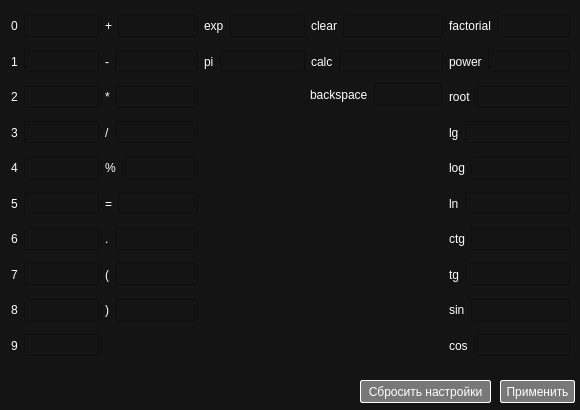
<?xml version="1.0" encoding="UTF-8"?>
<ui version="4.0">
 <class>Dialog</class>
 <widget class="QDialog" name="Dialog">
  <property name="geometry">
   <rect>
    <x>0</x>
    <y>0</y>
    <width>580</width>
    <height>410</height>
   </rect>
  </property>
  <property name="minimumSize">
   <size>
    <width>580</width>
    <height>410</height>
   </size>
  </property>
  <property name="maximumSize">
   <size>
    <width>580</width>
    <height>410</height>
   </size>
  </property>
  <property name="windowTitle">
   <string>calculator</string>
  </property>
  <property name="windowIcon">
   <iconset>
    <normaloff>icon.png</normaloff>icon.png</iconset>
  </property>
  <property name="styleSheet">
   <string notr="true">background-color: rgb(20, 20, 20);</string>
  </property>
  <widget class="QPushButton" name="btn_accept">
   <property name="geometry">
    <rect>
     <x>500</x>
     <y>380</y>
     <width>75</width>
     <height>23</height>
    </rect>
   </property>
   <property name="styleSheet">
    <string notr="true">QPushButton {
	color: rgb(255, 255, 255);
	border: 1px solid #fff;
	border-radius: 2px;
	background-color: rgb(120, 120, 120);
}
QPushButton:hover {
	color: rgb(255, 255, 255);
	background-color: rgb(100, 100, 100);
}
QPushButton:pressed {
	color: rgb(255, 255, 255);
	background-color: rgb(50, 50, 50);
}</string>
   </property>
   <property name="text">
    <string>Применить</string>
   </property>
  </widget>
  <widget class="QPushButton" name="btn_default_settings">
   <property name="geometry">
    <rect>
     <x>360</x>
     <y>380</y>
     <width>131</width>
     <height>23</height>
    </rect>
   </property>
   <property name="styleSheet">
    <string notr="true">QPushButton {
	color: rgb(255, 255, 255);
	border: 1px solid #fff;
	border-radius: 2px;
	background-color: rgb(120, 120, 120);
}
QPushButton:hover {
	color: rgb(255, 255, 255);
	background-color: rgb(100, 100, 100);
}
QPushButton:pressed {
	color: rgb(255, 255, 255);
	background-color: rgb(50, 50, 50);
}</string>
   </property>
   <property name="text">
    <string>Сбросить настройки</string>
   </property>
  </widget>
  <widget class="QWidget" name="layoutWidget">
   <property name="geometry">
    <rect>
     <x>11</x>
     <y>47</y>
     <width>88</width>
     <height>29</height>
    </rect>
   </property>
   <layout class="QHBoxLayout" name="horizontalLayout_2">
    <item>
     <widget class="QLabel" name="lbl_1">
      <property name="styleSheet">
       <string notr="true">color: rgb(255, 255, 255);</string>
      </property>
      <property name="text">
       <string>1</string>
      </property>
     </widget>
    </item>
    <item>
     <widget class="QLineEdit" name="hotkey_1">
      <property name="styleSheet">
       <string notr="true">color: rgb(255, 255, 255);</string>
      </property>
      <property name="alignment">
       <set>Qt::AlignRight|Qt::AlignTrailing|Qt::AlignVCenter</set>
      </property>
     </widget>
    </item>
   </layout>
  </widget>
  <widget class="QWidget" name="layoutWidget_2">
   <property name="geometry">
    <rect>
     <x>11</x>
     <y>82</y>
     <width>88</width>
     <height>30</height>
    </rect>
   </property>
   <layout class="QHBoxLayout" name="horizontalLayout_3">
    <item>
     <widget class="QLabel" name="lbl_2">
      <property name="styleSheet">
       <string notr="true">color: rgb(255, 255, 255);</string>
      </property>
      <property name="text">
       <string>2</string>
      </property>
     </widget>
    </item>
    <item>
     <widget class="QLineEdit" name="hotkey_2">
      <property name="styleSheet">
       <string notr="true">color: rgb(255, 255, 255);</string>
      </property>
      <property name="alignment">
       <set>Qt::AlignRight|Qt::AlignTrailing|Qt::AlignVCenter</set>
      </property>
     </widget>
    </item>
   </layout>
  </widget>
  <widget class="QWidget" name="layoutWidget_3">
   <property name="geometry">
    <rect>
     <x>11</x>
     <y>118</y>
     <width>88</width>
     <height>29</height>
    </rect>
   </property>
   <layout class="QHBoxLayout" name="horizontalLayout_4">
    <item>
     <widget class="QLabel" name="lbl_3">
      <property name="styleSheet">
       <string notr="true">color: rgb(255, 255, 255);</string>
      </property>
      <property name="text">
       <string>3</string>
      </property>
     </widget>
    </item>
    <item>
     <widget class="QLineEdit" name="hotkey_3">
      <property name="styleSheet">
       <string notr="true">color: rgb(255, 255, 255);</string>
      </property>
      <property name="alignment">
       <set>Qt::AlignRight|Qt::AlignTrailing|Qt::AlignVCenter</set>
      </property>
     </widget>
    </item>
   </layout>
  </widget>
  <widget class="QWidget" name="layoutWidget_4">
   <property name="geometry">
    <rect>
     <x>11</x>
     <y>153</y>
     <width>88</width>
     <height>30</height>
    </rect>
   </property>
   <layout class="QHBoxLayout" name="horizontalLayout_5">
    <item>
     <widget class="QLabel" name="lbl_4">
      <property name="styleSheet">
       <string notr="true">color: rgb(255, 255, 255);</string>
      </property>
      <property name="text">
       <string>4</string>
      </property>
     </widget>
    </item>
    <item>
     <widget class="QLineEdit" name="hotkey_4">
      <property name="styleSheet">
       <string notr="true">color: rgb(255, 255, 255);</string>
      </property>
      <property name="alignment">
       <set>Qt::AlignRight|Qt::AlignTrailing|Qt::AlignVCenter</set>
      </property>
     </widget>
    </item>
   </layout>
  </widget>
  <widget class="QWidget" name="layoutWidget_5">
   <property name="geometry">
    <rect>
     <x>11</x>
     <y>189</y>
     <width>88</width>
     <height>29</height>
    </rect>
   </property>
   <layout class="QHBoxLayout" name="horizontalLayout_6">
    <item>
     <widget class="QLabel" name="lbl_5">
      <property name="styleSheet">
       <string notr="true">color: rgb(255, 255, 255);</string>
      </property>
      <property name="text">
       <string>5</string>
      </property>
     </widget>
    </item>
    <item>
     <widget class="QLineEdit" name="hotkey_5">
      <property name="styleSheet">
       <string notr="true">color: rgb(255, 255, 255);</string>
      </property>
      <property name="alignment">
       <set>Qt::AlignRight|Qt::AlignTrailing|Qt::AlignVCenter</set>
      </property>
     </widget>
    </item>
   </layout>
  </widget>
  <widget class="QWidget" name="layoutWidget_6">
   <property name="geometry">
    <rect>
     <x>11</x>
     <y>224</y>
     <width>88</width>
     <height>30</height>
    </rect>
   </property>
   <layout class="QHBoxLayout" name="horizontalLayout_7">
    <item>
     <widget class="QLabel" name="lbl_6">
      <property name="styleSheet">
       <string notr="true">color: rgb(255, 255, 255);</string>
      </property>
      <property name="text">
       <string>6</string>
      </property>
     </widget>
    </item>
    <item>
     <widget class="QLineEdit" name="hotkey_6">
      <property name="styleSheet">
       <string notr="true">color: rgb(255, 255, 255);</string>
      </property>
      <property name="alignment">
       <set>Qt::AlignRight|Qt::AlignTrailing|Qt::AlignVCenter</set>
      </property>
     </widget>
    </item>
   </layout>
  </widget>
  <widget class="QWidget" name="layoutWidget_7">
   <property name="geometry">
    <rect>
     <x>11</x>
     <y>260</y>
     <width>88</width>
     <height>29</height>
    </rect>
   </property>
   <layout class="QHBoxLayout" name="horizontalLayout_8">
    <item>
     <widget class="QLabel" name="lbl_7">
      <property name="styleSheet">
       <string notr="true">color: rgb(255, 255, 255);</string>
      </property>
      <property name="text">
       <string>7</string>
      </property>
     </widget>
    </item>
    <item>
     <widget class="QLineEdit" name="hotkey_7">
      <property name="styleSheet">
       <string notr="true">color: rgb(255, 255, 255);</string>
      </property>
      <property name="alignment">
       <set>Qt::AlignRight|Qt::AlignTrailing|Qt::AlignVCenter</set>
      </property>
     </widget>
    </item>
   </layout>
  </widget>
  <widget class="QWidget" name="layoutWidget_8">
   <property name="geometry">
    <rect>
     <x>11</x>
     <y>295</y>
     <width>88</width>
     <height>30</height>
    </rect>
   </property>
   <layout class="QHBoxLayout" name="horizontalLayout_9">
    <item>
     <widget class="QLabel" name="lbl_8">
      <property name="styleSheet">
       <string notr="true">color: rgb(255, 255, 255);</string>
      </property>
      <property name="text">
       <string>8</string>
      </property>
     </widget>
    </item>
    <item>
     <widget class="QLineEdit" name="hotkey_8">
      <property name="styleSheet">
       <string notr="true">color: rgb(255, 255, 255);</string>
      </property>
      <property name="alignment">
       <set>Qt::AlignRight|Qt::AlignTrailing|Qt::AlignVCenter</set>
      </property>
     </widget>
    </item>
   </layout>
  </widget>
  <widget class="QWidget" name="layoutWidget_9">
   <property name="geometry">
    <rect>
     <x>11</x>
     <y>331</y>
     <width>88</width>
     <height>29</height>
    </rect>
   </property>
   <layout class="QHBoxLayout" name="horizontalLayout_10">
    <item>
     <widget class="QLabel" name="lbl_9">
      <property name="styleSheet">
       <string notr="true">color: rgb(255, 255, 255);</string>
      </property>
      <property name="text">
       <string>9</string>
      </property>
     </widget>
    </item>
    <item>
     <widget class="QLineEdit" name="hotkey_9">
      <property name="styleSheet">
       <string notr="true">color: rgb(255, 255, 255);</string>
      </property>
      <property name="alignment">
       <set>Qt::AlignRight|Qt::AlignTrailing|Qt::AlignVCenter</set>
      </property>
     </widget>
    </item>
   </layout>
  </widget>
  <widget class="QWidget" name="layoutWidget_10">
   <property name="geometry">
    <rect>
     <x>105</x>
     <y>11</y>
     <width>93</width>
     <height>30</height>
    </rect>
   </property>
   <layout class="QHBoxLayout" name="horizontalLayout_11">
    <item>
     <widget class="QLabel" name="lbl_add">
      <property name="styleSheet">
       <string notr="true">color: rgb(255, 255, 255);</string>
      </property>
      <property name="text">
       <string>+</string>
      </property>
     </widget>
    </item>
    <item>
     <widget class="QLineEdit" name="hotkey_add">
      <property name="styleSheet">
       <string notr="true">color: rgb(255, 255, 255);</string>
      </property>
      <property name="alignment">
       <set>Qt::AlignRight|Qt::AlignTrailing|Qt::AlignVCenter</set>
      </property>
     </widget>
    </item>
   </layout>
  </widget>
  <widget class="QWidget" name="layoutWidget_11">
   <property name="geometry">
    <rect>
     <x>105</x>
     <y>47</y>
     <width>93</width>
     <height>29</height>
    </rect>
   </property>
   <layout class="QHBoxLayout" name="horizontalLayout_12">
    <item>
     <widget class="QLabel" name="lbl_sub">
      <property name="styleSheet">
       <string notr="true">color: rgb(255, 255, 255);</string>
      </property>
      <property name="text">
       <string>-</string>
      </property>
     </widget>
    </item>
    <item>
     <widget class="QLineEdit" name="hotkey_sub">
      <property name="styleSheet">
       <string notr="true">color: rgb(255, 255, 255);</string>
      </property>
      <property name="alignment">
       <set>Qt::AlignRight|Qt::AlignTrailing|Qt::AlignVCenter</set>
      </property>
     </widget>
    </item>
   </layout>
  </widget>
  <widget class="QWidget" name="layoutWidget_12">
   <property name="geometry">
    <rect>
     <x>105</x>
     <y>82</y>
     <width>93</width>
     <height>30</height>
    </rect>
   </property>
   <layout class="QHBoxLayout" name="horizontalLayout_13">
    <item>
     <widget class="QLabel" name="lbl_mul">
      <property name="styleSheet">
       <string notr="true">color: rgb(255, 255, 255);</string>
      </property>
      <property name="text">
       <string>*</string>
      </property>
     </widget>
    </item>
    <item>
     <widget class="QLineEdit" name="hotkey_mul">
      <property name="styleSheet">
       <string notr="true">color: rgb(255, 255, 255);</string>
      </property>
      <property name="alignment">
       <set>Qt::AlignRight|Qt::AlignTrailing|Qt::AlignVCenter</set>
      </property>
     </widget>
    </item>
   </layout>
  </widget>
  <widget class="QWidget" name="layoutWidget_13">
   <property name="geometry">
    <rect>
     <x>105</x>
     <y>118</y>
     <width>93</width>
     <height>29</height>
    </rect>
   </property>
   <layout class="QHBoxLayout" name="horizontalLayout_14">
    <item>
     <widget class="QLabel" name="lbl_div">
      <property name="styleSheet">
       <string notr="true">color: rgb(255, 255, 255);</string>
      </property>
      <property name="text">
       <string>/</string>
      </property>
     </widget>
    </item>
    <item>
     <widget class="QLineEdit" name="hotkey_div">
      <property name="styleSheet">
       <string notr="true">color: rgb(255, 255, 255);</string>
      </property>
      <property name="alignment">
       <set>Qt::AlignRight|Qt::AlignTrailing|Qt::AlignVCenter</set>
      </property>
     </widget>
    </item>
   </layout>
  </widget>
  <widget class="QWidget" name="layoutWidget_14">
   <property name="geometry">
    <rect>
     <x>105</x>
     <y>153</y>
     <width>93</width>
     <height>30</height>
    </rect>
   </property>
   <layout class="QHBoxLayout" name="horizontalLayout_15">
    <item>
     <widget class="QLabel" name="lbl_percent">
      <property name="styleSheet">
       <string notr="true">color: rgb(255, 255, 255);</string>
      </property>
      <property name="text">
       <string>%</string>
      </property>
     </widget>
    </item>
    <item>
     <widget class="QLineEdit" name="hotkey_percent">
      <property name="styleSheet">
       <string notr="true">color: rgb(255, 255, 255);</string>
      </property>
      <property name="alignment">
       <set>Qt::AlignRight|Qt::AlignTrailing|Qt::AlignVCenter</set>
      </property>
     </widget>
    </item>
   </layout>
  </widget>
  <widget class="QWidget" name="layoutWidget_15">
   <property name="geometry">
    <rect>
     <x>105</x>
     <y>189</y>
     <width>93</width>
     <height>29</height>
    </rect>
   </property>
   <layout class="QHBoxLayout" name="horizontalLayout_16">
    <item>
     <widget class="QLabel" name="lbl_equal">
      <property name="styleSheet">
       <string notr="true">color: rgb(255, 255, 255);</string>
      </property>
      <property name="text">
       <string>=</string>
      </property>
     </widget>
    </item>
    <item>
     <widget class="QLineEdit" name="hotkey_equal">
      <property name="styleSheet">
       <string notr="true">color: rgb(255, 255, 255);</string>
      </property>
      <property name="alignment">
       <set>Qt::AlignRight|Qt::AlignTrailing|Qt::AlignVCenter</set>
      </property>
     </widget>
    </item>
   </layout>
  </widget>
  <widget class="QWidget" name="layoutWidget_16">
   <property name="geometry">
    <rect>
     <x>105</x>
     <y>224</y>
     <width>93</width>
     <height>30</height>
    </rect>
   </property>
   <layout class="QHBoxLayout" name="horizontalLayout_18">
    <item>
     <widget class="QLabel" name="lbl_dot">
      <property name="styleSheet">
       <string notr="true">color: rgb(255, 255, 255);</string>
      </property>
      <property name="text">
       <string>.</string>
      </property>
     </widget>
    </item>
    <item>
     <widget class="QLineEdit" name="hotkey_dot">
      <property name="styleSheet">
       <string notr="true">color: rgb(255, 255, 255);</string>
      </property>
      <property name="alignment">
       <set>Qt::AlignRight|Qt::AlignTrailing|Qt::AlignVCenter</set>
      </property>
     </widget>
    </item>
   </layout>
  </widget>
  <widget class="QWidget" name="layoutWidget_17">
   <property name="geometry">
    <rect>
     <x>105</x>
     <y>260</y>
     <width>93</width>
     <height>29</height>
    </rect>
   </property>
   <layout class="QHBoxLayout" name="horizontalLayout_19">
    <item>
     <widget class="QLabel" name="lbl_left_br">
      <property name="styleSheet">
       <string notr="true">color: rgb(255, 255, 255);</string>
      </property>
      <property name="text">
       <string>(</string>
      </property>
     </widget>
    </item>
    <item>
     <widget class="QLineEdit" name="hotkey_left_br">
      <property name="styleSheet">
       <string notr="true">color: rgb(255, 255, 255);</string>
      </property>
      <property name="alignment">
       <set>Qt::AlignRight|Qt::AlignTrailing|Qt::AlignVCenter</set>
      </property>
     </widget>
    </item>
   </layout>
  </widget>
  <widget class="QWidget" name="layoutWidget_18">
   <property name="geometry">
    <rect>
     <x>105</x>
     <y>295</y>
     <width>93</width>
     <height>30</height>
    </rect>
   </property>
   <layout class="QHBoxLayout" name="horizontalLayout_20">
    <item>
     <widget class="QLabel" name="lbl_right_br">
      <property name="styleSheet">
       <string notr="true">color: rgb(255, 255, 255);</string>
      </property>
      <property name="text">
       <string>)</string>
      </property>
     </widget>
    </item>
    <item>
     <widget class="QLineEdit" name="hotkey_right_br">
      <property name="styleSheet">
       <string notr="true">color: rgb(255, 255, 255);</string>
      </property>
      <property name="alignment">
       <set>Qt::AlignRight|Qt::AlignTrailing|Qt::AlignVCenter</set>
      </property>
     </widget>
    </item>
   </layout>
  </widget>
  <widget class="QWidget" name="layoutWidget_19">
   <property name="geometry">
    <rect>
     <x>204</x>
     <y>11</y>
     <width>101</width>
     <height>30</height>
    </rect>
   </property>
   <layout class="QHBoxLayout" name="horizontalLayout_21">
    <item>
     <widget class="QLabel" name="lbl_exp">
      <property name="styleSheet">
       <string notr="true">color: rgb(255, 255, 255);</string>
      </property>
      <property name="text">
       <string>exp</string>
      </property>
     </widget>
    </item>
    <item>
     <widget class="QLineEdit" name="hotkey_exp">
      <property name="styleSheet">
       <string notr="true">color: rgb(255, 255, 255);</string>
      </property>
      <property name="alignment">
       <set>Qt::AlignRight|Qt::AlignTrailing|Qt::AlignVCenter</set>
      </property>
     </widget>
    </item>
   </layout>
  </widget>
  <widget class="QWidget" name="layoutWidget_20">
   <property name="geometry">
    <rect>
     <x>204</x>
     <y>47</y>
     <width>101</width>
     <height>29</height>
    </rect>
   </property>
   <layout class="QHBoxLayout" name="horizontalLayout_22">
    <item>
     <widget class="QLabel" name="lbl_pi">
      <property name="styleSheet">
       <string notr="true">color: rgb(255, 255, 255);</string>
      </property>
      <property name="text">
       <string>pi</string>
      </property>
     </widget>
    </item>
    <item>
     <widget class="QLineEdit" name="hotkey_pi">
      <property name="styleSheet">
       <string notr="true">color: rgb(255, 255, 255);</string>
      </property>
      <property name="alignment">
       <set>Qt::AlignRight|Qt::AlignTrailing|Qt::AlignVCenter</set>
      </property>
     </widget>
    </item>
   </layout>
  </widget>
  <widget class="QWidget" name="layoutWidget_21">
   <property name="geometry">
    <rect>
     <x>311</x>
     <y>11</y>
     <width>132</width>
     <height>30</height>
    </rect>
   </property>
   <layout class="QHBoxLayout" name="horizontalLayout_23">
    <item>
     <widget class="QLabel" name="lbl_clear">
      <property name="styleSheet">
       <string notr="true">color: rgb(255, 255, 255);</string>
      </property>
      <property name="text">
       <string>clear</string>
      </property>
     </widget>
    </item>
    <item>
     <widget class="QLineEdit" name="hotkey_clear">
      <property name="styleSheet">
       <string notr="true">color: rgb(255, 255, 255);</string>
      </property>
      <property name="alignment">
       <set>Qt::AlignRight|Qt::AlignTrailing|Qt::AlignVCenter</set>
      </property>
     </widget>
    </item>
   </layout>
  </widget>
  <widget class="QWidget" name="layoutWidget_22">
   <property name="geometry">
    <rect>
     <x>311</x>
     <y>47</y>
     <width>132</width>
     <height>29</height>
    </rect>
   </property>
   <layout class="QHBoxLayout" name="horizontalLayout_24">
    <item>
     <widget class="QLabel" name="lbl_calc">
      <property name="styleSheet">
       <string notr="true">color: rgb(255, 255, 255);</string>
      </property>
      <property name="text">
       <string>calc</string>
      </property>
     </widget>
    </item>
    <item>
     <widget class="QLineEdit" name="hotkey_calc">
      <property name="styleSheet">
       <string notr="true">color: rgb(255, 255, 255);</string>
      </property>
      <property name="alignment">
       <set>Qt::AlignRight|Qt::AlignTrailing|Qt::AlignVCenter</set>
      </property>
     </widget>
    </item>
   </layout>
  </widget>
  <widget class="QWidget" name="layoutWidget_24">
   <property name="geometry">
    <rect>
     <x>449</x>
     <y>11</y>
     <width>121</width>
     <height>30</height>
    </rect>
   </property>
   <layout class="QHBoxLayout" name="horizontalLayout_26">
    <item>
     <widget class="QLabel" name="lbl_fact">
      <property name="styleSheet">
       <string notr="true">color: rgb(255, 255, 255);</string>
      </property>
      <property name="text">
       <string>factorial</string>
      </property>
     </widget>
    </item>
    <item>
     <widget class="QLineEdit" name="hotkey_fact">
      <property name="styleSheet">
       <string notr="true">color: rgb(255, 255, 255);</string>
      </property>
      <property name="alignment">
       <set>Qt::AlignRight|Qt::AlignTrailing|Qt::AlignVCenter</set>
      </property>
     </widget>
    </item>
   </layout>
  </widget>
  <widget class="QWidget" name="layoutWidget_25">
   <property name="geometry">
    <rect>
     <x>449</x>
     <y>47</y>
     <width>121</width>
     <height>29</height>
    </rect>
   </property>
   <layout class="QHBoxLayout" name="horizontalLayout_27">
    <item>
     <widget class="QLabel" name="lbl_pow">
      <property name="styleSheet">
       <string notr="true">color: rgb(255, 255, 255);</string>
      </property>
      <property name="text">
       <string>power</string>
      </property>
     </widget>
    </item>
    <item>
     <widget class="QLineEdit" name="hotkey_pow">
      <property name="styleSheet">
       <string notr="true">color: rgb(255, 255, 255);</string>
      </property>
      <property name="alignment">
       <set>Qt::AlignRight|Qt::AlignTrailing|Qt::AlignVCenter</set>
      </property>
     </widget>
    </item>
   </layout>
  </widget>
  <widget class="QWidget" name="layoutWidget_26">
   <property name="geometry">
    <rect>
     <x>449</x>
     <y>82</y>
     <width>121</width>
     <height>30</height>
    </rect>
   </property>
   <layout class="QHBoxLayout" name="horizontalLayout_28">
    <item>
     <widget class="QLabel" name="lbl_root">
      <property name="styleSheet">
       <string notr="true">color: rgb(255, 255, 255);</string>
      </property>
      <property name="text">
       <string>root</string>
      </property>
     </widget>
    </item>
    <item>
     <widget class="QLineEdit" name="hotkey_root">
      <property name="styleSheet">
       <string notr="true">color: rgb(255, 255, 255);</string>
      </property>
      <property name="alignment">
       <set>Qt::AlignRight|Qt::AlignTrailing|Qt::AlignVCenter</set>
      </property>
     </widget>
    </item>
   </layout>
  </widget>
  <widget class="QWidget" name="layoutWidget_27">
   <property name="geometry">
    <rect>
     <x>449</x>
     <y>118</y>
     <width>121</width>
     <height>29</height>
    </rect>
   </property>
   <layout class="QHBoxLayout" name="horizontalLayout_29">
    <item>
     <widget class="QLabel" name="lbl_lg">
      <property name="styleSheet">
       <string notr="true">color: rgb(255, 255, 255);</string>
      </property>
      <property name="text">
       <string>lg</string>
      </property>
     </widget>
    </item>
    <item>
     <widget class="QLineEdit" name="hotkey_lg">
      <property name="styleSheet">
       <string notr="true">color: rgb(255, 255, 255);</string>
      </property>
      <property name="alignment">
       <set>Qt::AlignRight|Qt::AlignTrailing|Qt::AlignVCenter</set>
      </property>
     </widget>
    </item>
   </layout>
  </widget>
  <widget class="QWidget" name="layoutWidget_28">
   <property name="geometry">
    <rect>
     <x>449</x>
     <y>153</y>
     <width>121</width>
     <height>30</height>
    </rect>
   </property>
   <layout class="QHBoxLayout" name="horizontalLayout_30">
    <item>
     <widget class="QLabel" name="lbl_log">
      <property name="styleSheet">
       <string notr="true">color: rgb(255, 255, 255);</string>
      </property>
      <property name="text">
       <string>log</string>
      </property>
     </widget>
    </item>
    <item>
     <widget class="QLineEdit" name="hotkey_log">
      <property name="styleSheet">
       <string notr="true">color: rgb(255, 255, 255);</string>
      </property>
      <property name="alignment">
       <set>Qt::AlignRight|Qt::AlignTrailing|Qt::AlignVCenter</set>
      </property>
     </widget>
    </item>
   </layout>
  </widget>
  <widget class="QWidget" name="layoutWidget_29">
   <property name="geometry">
    <rect>
     <x>449</x>
     <y>189</y>
     <width>121</width>
     <height>29</height>
    </rect>
   </property>
   <layout class="QHBoxLayout" name="horizontalLayout_31">
    <item>
     <widget class="QLabel" name="lbl_ln">
      <property name="styleSheet">
       <string notr="true">color: rgb(255, 255, 255);</string>
      </property>
      <property name="text">
       <string>ln</string>
      </property>
     </widget>
    </item>
    <item>
     <widget class="QLineEdit" name="hotkey_ln">
      <property name="styleSheet">
       <string notr="true">color: rgb(255, 255, 255);</string>
      </property>
      <property name="alignment">
       <set>Qt::AlignRight|Qt::AlignTrailing|Qt::AlignVCenter</set>
      </property>
     </widget>
    </item>
   </layout>
  </widget>
  <widget class="QWidget" name="layoutWidget_30">
   <property name="geometry">
    <rect>
     <x>449</x>
     <y>224</y>
     <width>121</width>
     <height>30</height>
    </rect>
   </property>
   <layout class="QHBoxLayout" name="horizontalLayout_32">
    <item>
     <widget class="QLabel" name="lbl_ctg">
      <property name="styleSheet">
       <string notr="true">color: rgb(255, 255, 255);</string>
      </property>
      <property name="text">
       <string>ctg</string>
      </property>
     </widget>
    </item>
    <item>
     <widget class="QLineEdit" name="hotkey_ctg">
      <property name="styleSheet">
       <string notr="true">color: rgb(255, 255, 255);</string>
      </property>
      <property name="alignment">
       <set>Qt::AlignRight|Qt::AlignTrailing|Qt::AlignVCenter</set>
      </property>
     </widget>
    </item>
   </layout>
  </widget>
  <widget class="QWidget" name="layoutWidget_31">
   <property name="geometry">
    <rect>
     <x>449</x>
     <y>260</y>
     <width>121</width>
     <height>29</height>
    </rect>
   </property>
   <layout class="QHBoxLayout" name="horizontalLayout_33">
    <item>
     <widget class="QLabel" name="lbl_tg">
      <property name="styleSheet">
       <string notr="true">color: rgb(255, 255, 255);</string>
      </property>
      <property name="text">
       <string>tg</string>
      </property>
     </widget>
    </item>
    <item>
     <widget class="QLineEdit" name="hotkey_tg">
      <property name="styleSheet">
       <string notr="true">color: rgb(255, 255, 255);</string>
      </property>
      <property name="alignment">
       <set>Qt::AlignRight|Qt::AlignTrailing|Qt::AlignVCenter</set>
      </property>
     </widget>
    </item>
   </layout>
  </widget>
  <widget class="QWidget" name="layoutWidget_32">
   <property name="geometry">
    <rect>
     <x>449</x>
     <y>295</y>
     <width>121</width>
     <height>30</height>
    </rect>
   </property>
   <layout class="QHBoxLayout" name="horizontalLayout_34">
    <item>
     <widget class="QLabel" name="lbl_sin">
      <property name="styleSheet">
       <string notr="true">color: rgb(255, 255, 255);</string>
      </property>
      <property name="text">
       <string>sin</string>
      </property>
     </widget>
    </item>
    <item>
     <widget class="QLineEdit" name="hotkey_sin">
      <property name="styleSheet">
       <string notr="true">color: rgb(255, 255, 255);</string>
      </property>
      <property name="alignment">
       <set>Qt::AlignRight|Qt::AlignTrailing|Qt::AlignVCenter</set>
      </property>
     </widget>
    </item>
   </layout>
  </widget>
  <widget class="QWidget" name="layoutWidget_33">
   <property name="geometry">
    <rect>
     <x>449</x>
     <y>331</y>
     <width>121</width>
     <height>29</height>
    </rect>
   </property>
   <layout class="QHBoxLayout" name="horizontalLayout_35">
    <item>
     <widget class="QLabel" name="lbl_cos">
      <property name="styleSheet">
       <string notr="true">color: rgb(255, 255, 255);</string>
      </property>
      <property name="text">
       <string>cos</string>
      </property>
     </widget>
    </item>
    <item>
     <widget class="QLineEdit" name="hotkey_cos">
      <property name="styleSheet">
       <string notr="true">color: rgb(255, 255, 255);</string>
      </property>
      <property name="alignment">
       <set>Qt::AlignRight|Qt::AlignTrailing|Qt::AlignVCenter</set>
      </property>
     </widget>
    </item>
   </layout>
  </widget>
  <widget class="QWidget" name="layoutWidget">
   <property name="geometry">
    <rect>
     <x>11</x>
     <y>11</y>
     <width>88</width>
     <height>30</height>
    </rect>
   </property>
   <layout class="QHBoxLayout" name="horizontalLayout">
    <item>
     <widget class="QLabel" name="lbl_0">
      <property name="styleSheet">
       <string notr="true">color: rgb(255, 255, 255);</string>
      </property>
      <property name="text">
       <string>0</string>
      </property>
     </widget>
    </item>
    <item>
     <widget class="QLineEdit" name="hotkey_0">
      <property name="styleSheet">
       <string notr="true">color: rgb(255, 255, 255);</string>
      </property>
      <property name="alignment">
       <set>Qt::AlignRight|Qt::AlignTrailing|Qt::AlignVCenter</set>
      </property>
     </widget>
    </item>
   </layout>
  </widget>
  <widget class="QWidget" name="layoutWidget_23">
   <property name="geometry">
    <rect>
     <x>310</x>
     <y>80</y>
     <width>132</width>
     <height>29</height>
    </rect>
   </property>
   <layout class="QHBoxLayout" name="horizontalLayout_25">
    <item>
     <widget class="QLabel" name="lbl_backspace">
      <property name="styleSheet">
       <string notr="true">color: rgb(255, 255, 255);</string>
      </property>
      <property name="text">
       <string>backspace</string>
      </property>
     </widget>
    </item>
    <item>
     <widget class="QLineEdit" name="hotkey_backspace">
      <property name="styleSheet">
       <string notr="true">color: rgb(255, 255, 255);</string>
      </property>
      <property name="alignment">
       <set>Qt::AlignRight|Qt::AlignTrailing|Qt::AlignVCenter</set>
      </property>
     </widget>
    </item>
   </layout>
  </widget>
 </widget>
 <resources/>
 <connections/>
</ui>
